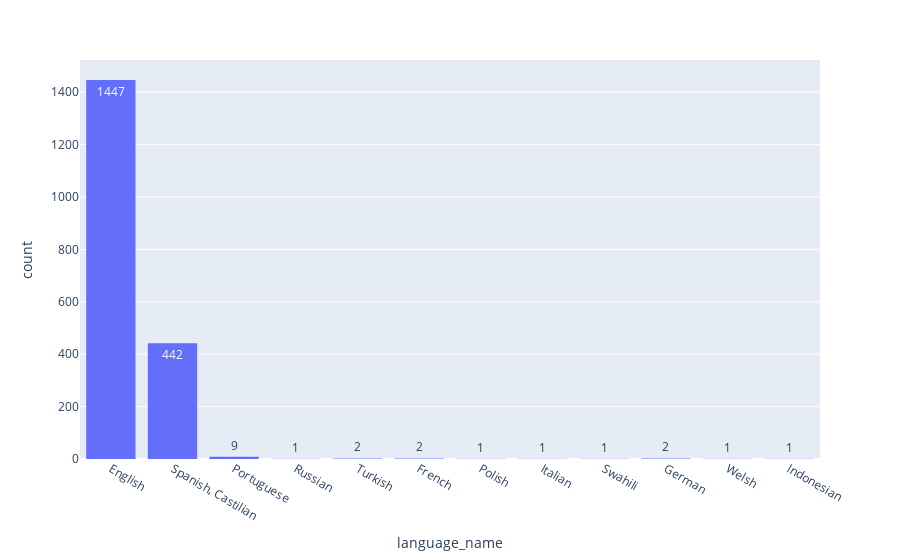

The code cell stored with this chart in its notebook:
### Code cell
fig = px.histogram(CORPUS,x='language_name',text_auto=True)
display(fig)

### Figure 1 — Plotly figure (JSON) as saved in the notebook; plotly's stock layout.template omitted (floating-point values rounded to 4 significant figures; data arrays with more than 128 entries replaced by an {"elided": "..."} marker saying what was removed)
{"data": [{"alignmentgroup": "True", "bingroup": "x", "hovertemplate": "language_name=%{x}<br>count=%{y}<extra></extra>", "legendgroup": "", "marker": {"color": "#636efa", "pattern": {"shape": ""}}, "name": "", "offsetgroup": "", "orientation": "v", "showlegend": false, "texttemplate": "%{value}", "type": "histogram", "x": {"elided": "2013 str values"}, "xaxis": "x", "yaxis": "y"}], "layout": {"barmode": "relative", "legend": {"tracegroupgap": 0}, "margin": {"t": 60}, "xaxis": {"anchor": "y", "domain": [0, 1], "title": {"text": "language_name"}}, "yaxis": {"anchor": "x", "domain": [0, 1], "title": {"text": "count"}}}}
